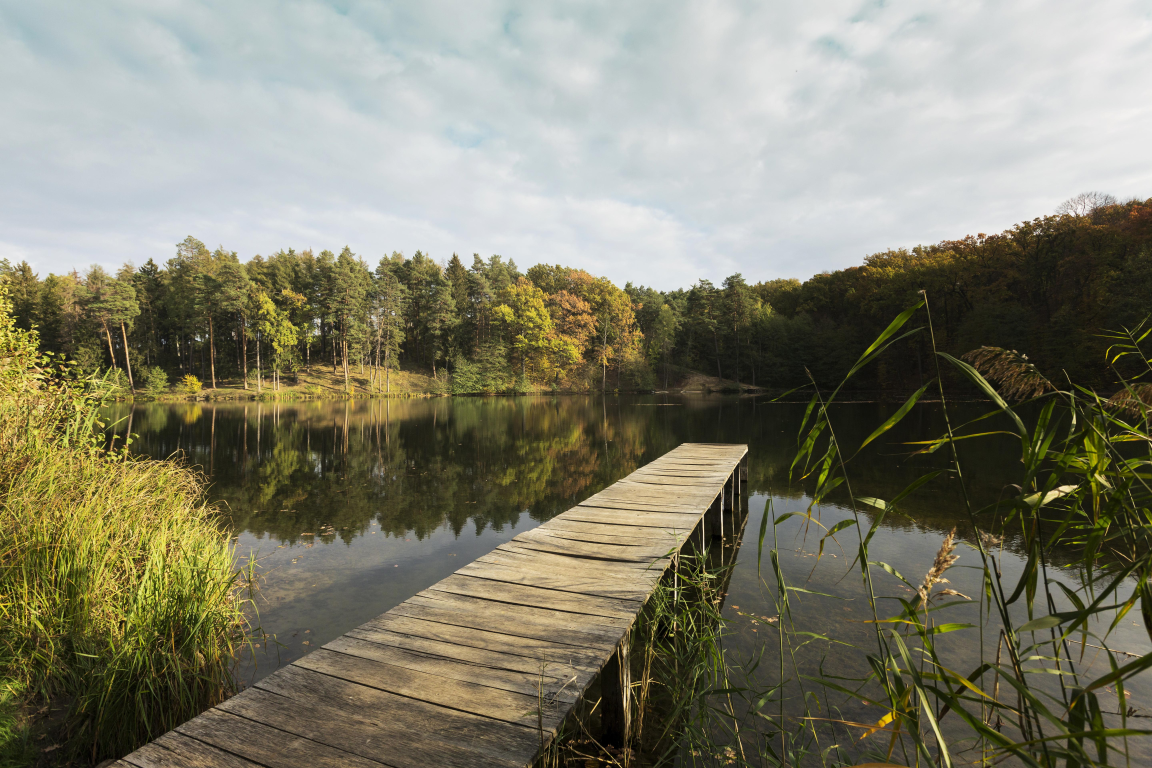
#> input picture App/Testing/Files/image.jpg, 5760 x 3840 px, found by its file name (shown at 1/5 size)
$ python Test1.py
#> lines starting #> are read from the running program, lines starting #| are printed output that depends on the picture
import cv2
import numpy as np
from sklearn.cluster import KMeans
import matplotlib.pyplot as plt

def resize_image(image, max_size=800):
    """Resize the image to speed up processing while maintaining aspect ratio."""
    h, w = image.shape[:2]
    scale = max_size / max(h, w)

    if scale < 1:
        image = cv2.resize(image, (int(w * scale), int(h * scale)), interpolation=cv2.INTER_AREA)
    return image

def extract_dominant_colors(image, k=8, skin_tone_threshold=0.1):
    """Extracts dominant colors, applying logic to refine based on scene context."""
    resized_image = resize_image(image)
    pixels = resized_image.reshape((-1, 3))

    # Use KMeans to find dominant colors
    kmeans = KMeans(n_clusters=k)
    labels = kmeans.fit_predict(pixels)
    unique_labels, counts = np.unique(labels, return_counts=True)

    # Calculate the percentage of each color
    percentages = counts / sum(counts)
    dominant_colors = kmeans.cluster_centers_.astype('uint8')

    # Filter based on custom logic (e.g., ignoring skin tones unless pretty much dominant)
    filtered_colors = []
    for color, percentage in zip(dominant_colors, percentages):
        if is_skin_tone(color) and percentage < skin_tone_threshold:
            continue  # Skip skin tones if they don't dominate the image
        filtered_colors.append(color)

    return filtered_colors

def is_skin_tone(color):
    """Basic check to identify if a color could be considered a skin tone."""
    hsv_color = cv2.cvtColor(np.uint8([[color]]), cv2.COLOR_RGB2HSV)[0][0]
    return 5 <= hsv_color[0] <= 20 and 50 <= hsv_color[1] <= 150

def save_color_palette(colors, filename='palette.png'):
    """Save the color palette to an image file."""
    palette_height = 50
    palette_width = 50 * len(colors)
    palette = np.zeros((palette_height, palette_width, 3), dtype='uint8')

    for i, color in enumerate(colors):
        palette[:, i * 50:(i + 1) * 50, :] = color

    # Save the palette as an image file
    cv2.imwrite(filename, cv2.cvtColor(palette, cv2.COLOR_RGB2BGR))

# Load image
image_path = './image.jpg'
image = cv2.imread(image_path)
#> image is the input picture: shape (3840, 5760, 3); mean B, G, R 107.6, 126.6, 128.5
image = cv2.cvtColor(image, cv2.COLOR_BGR2RGB)

# Extract and save the palette
colors = extract_dominant_colors(image, k=8)
#> in resize_image, `image = cv2.resize(image, (int(w * scale), int(h * scale)), interpolat..`:
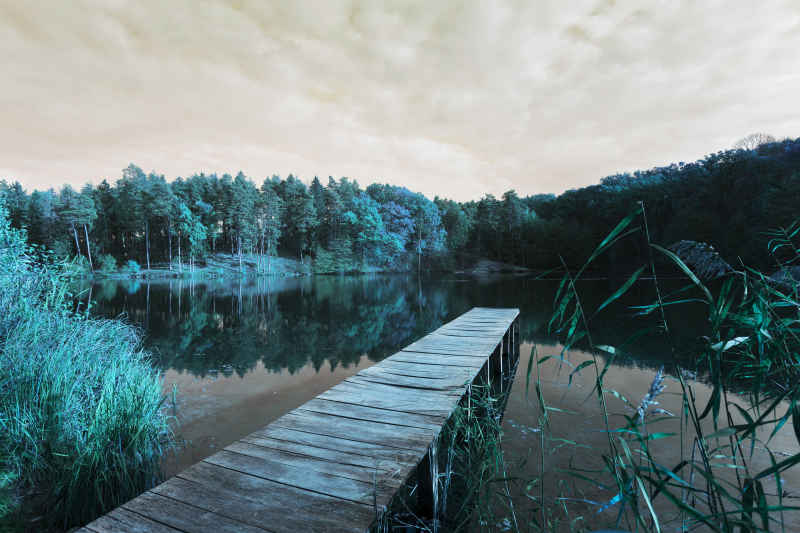
#> image: shape (533, 800, 3); mean of channels 0, 1, 2 128.5, 126.6, 107.6; drawn as B, G, R
#> in extract_dominant_colors, `unique_labels, counts = np.unique(labels, return_counts=True)`: unique_labels = [0, 1, 2, 3, 4, 5, 6, 7]; counts = [64706, 69385, 27393, 23831, 59064, 82356, 75179, 24486]
#> in extract_dominant_colors, `percentages = counts / sum(counts)`: percentages = [0.152, 0.163, 0.0642, 0.0559, 0.139, 0.193, 0.176, 0.0574]
#> the loop in extract_dominant_colors, `for color, percentage in zip(dominant_colors, percentages):` made 8 passes
#> (color, percentage, hsv_color in is_skin_tone) on passes 1 to 8: ([65, 61, 35], 0.152, [26, 118, 65]), ([196, 206, 208], 0.163, [95, 15, 208]), ([131, 124, 106], 0.0642, [22, 49, 131]), ([195, 176, 115], 0.0559, [23, 105, 195]), ([98, 91, 61], 0.139, [24, 96, 98]), ([31, 31, 17], 0.193, [30, 115, 31]), ([218, 221, 223], 0.176, [102, 6, 223]), ([153, 138, 61], 0.0574, [25, 153, 153])
#> after the loop in extract_dominant_colors, `for color, percentage in zip(dominant_colors, percentages):`: filtered_colors = [[65, 61, 35], [196, 206, 208], [131, 124, 106], [195, 176, 115], [98, 91, 61], [31, 31, 17], [218, 221, 223], [153, 138, 61]]
#> colors has the same summary as filtered_colors in extract_dominant_colors
save_color_palette(colors, 'palette.png')
#> in save_color_palette, `palette_width = 50 * len(colors)`: palette_width = 400
#> the loop in save_color_palette, `for i, color in enumerate(colors):` made 8 passes
#> after the loop in save_color_palette, `for i, color in enumerate(colors):`:
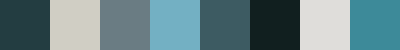
#> palette: shape (50, 400, 3); mean of channels 0, 1, 2 135.9, 131, 103.2; drawn as B, G, R
#> in save_color_palette, `cv2.imwrite(filename, cv2.cvtColor(palette, cv2.COLOR_RGB2BGR))`:
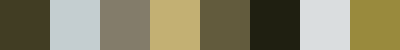
#> saved as palette.png: shape (50, 400, 3); mean B, G, R 103.2, 131, 135.9
